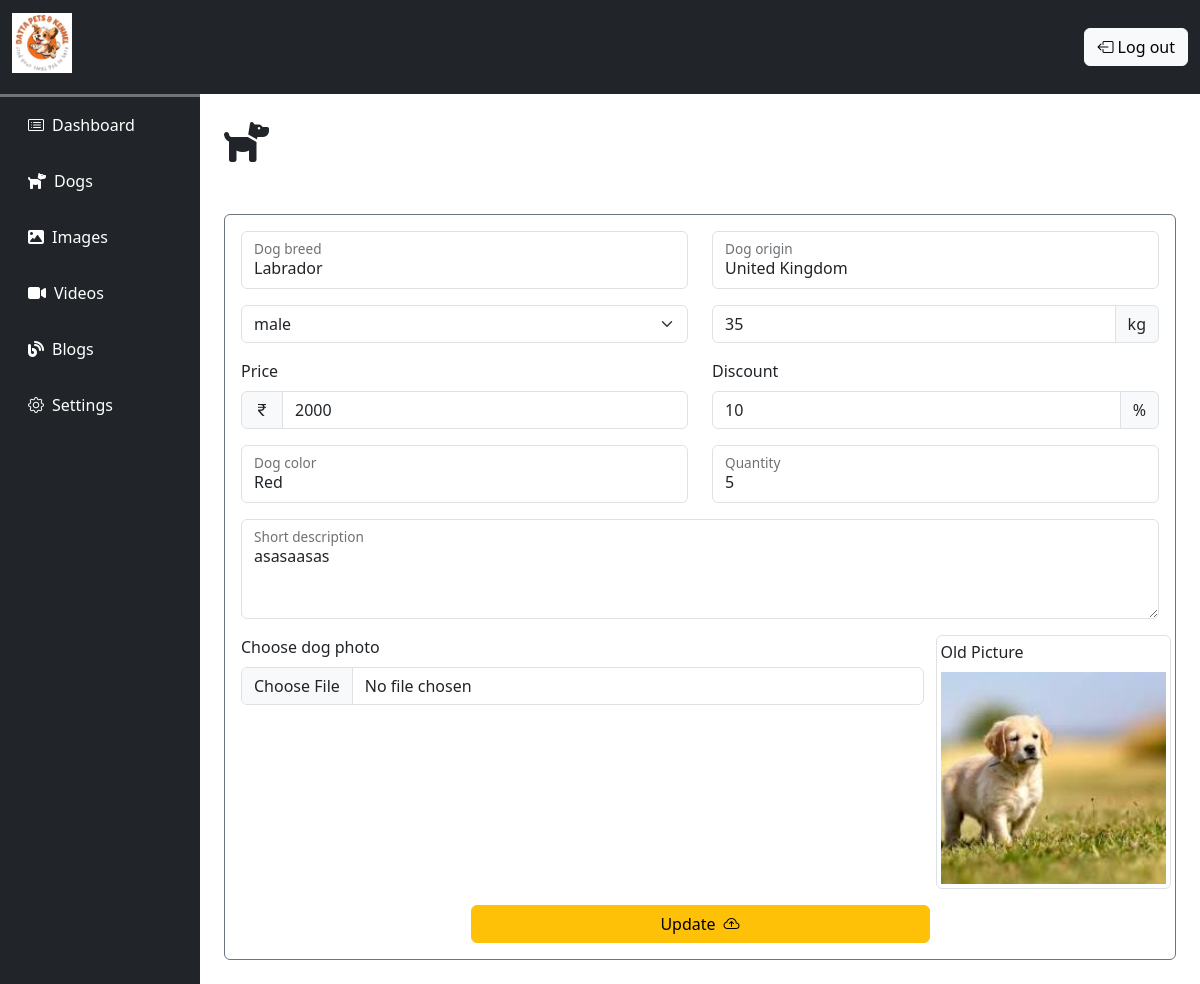
The page /admin/edit_dog.php?id=5 (signed in) on the database its author committed.
### tables this page shows
CREATE TABLE `dogs` (
  `id` int(11) NOT NULL,
  `breed` varchar(25) NOT NULL,
  `description` varchar(500) NOT NULL,
  `origin` varchar(25) NOT NULL,
  `price` int(11) NOT NULL,
  `waight` varchar(25) NOT NULL,
  `color` varchar(25) NOT NULL,
  `sex` varchar(25) NOT NULL,
  `image` varchar(255) NOT NULL,
  `discount` int(11) NOT NULL,
  `quantity` int(11) NOT NULL,
  `date&time` timestamp NOT NULL DEFAULT current_timestamp() ON UPDATE current_timestamp()
);

### admin/edit_dog.php (the view, shortened to what this page needs)
<?php
    include "../database/connection.php";
    $dogId = $_GET["id"];
    $sql = "SELECT * FROM `dogs` WHERE id='$dogId'";
    $result = mysqli_query($conn, $sql);
    $display = mysqli_fetch_array($result);
?>
<!DOCTYPE html>
<html lang="en">
<head>
    <?php include "./components/links.php" ?>
</head>
<body>
    <?php include "./components/navbar.php" ?>
    <div class="container-fluid">
        <div class="row">
            <div class="col-lg-10 ms-auto overflow-hidden p-4" id="admin-content">
                <h1><i class="fa-solid fa-dog me-2"></i></h1>
                <form id="UpdateDog" method="POST" class="w-100 mx-auto mt-5 border border-1 border-secondary rounded p-3" enctype="multipart/form-data">
                    <div class="row">
                        <div class="col-6">
                            <div class="form-floating mb-3">
                                <input type="text" value="<?php echo $display["breed"]; ?>" name="name" class="form-control shadow-none" id="floatingInput" placeholder="name@example.com" required>
                                <label for="floatingInput">Dog breed</label>
                            </div>
                        </div>
                        <div class="col-6">
                            <div class="form-floating mb-3">
                                <input type="text" value="<?php echo $display["origin"]; ?>" name="origin" class="form-control shadow-none" id="floatingInput" placeholder="name@example.com">
                                <label for="floatingInput">Dog origin</label>
                            </div>
                        </div>
                        <div class="col-6">
                            <select name="sex" class="form-select form-select shadow-none" aria-label="Small select example" required>
                                <option selected value="<?php echo $display["sex"]; ?>"><?php echo $display["sex"]; ?></option>
                            </select>
                        </div>
                        <div class="col-6">
                            <div class="input-group mb-3">
                                <input type="text" value="<?php echo $display["waight"]; ?>" name="weight" class="form-control shadow-none" aria-label="Amount (to the nearest dollar)" placeholder="Weight" required>
                                <span class="input-group-text">kg</span>
                            </div>
                        </div>
                        <div class="col-6">
                            <label for="price" class="form-label">Price</label>
                            <div class="input-group mb-3">
                                <span class="input-group-text"><i class="bi bi-currency-rupee"></i></span>
                                <input type="text" value="<?php echo $display["price"]; ?>" name="price" class="form-control shadow-none" aria-label="Amount (to the nearest dollar)" required>
                            </div>
                        </div>
                        <div class="col-6">
                            <label for="price" class="form-label">Discount</label>
                            <div class="input-group mb-3">
                                <input type="text" value="<?php echo $display["discount"]; ?>" name="discount" class="form-control shadow-none" aria-label="Amount (to the nearest dollar)">
                                <span class="input-group-text">%</span>
                            </div>
                        </div>
                        <div class="col-6">
                            <div class="form-floating mb-3">
                                <input type="text" value="<?php echo $display["color"]; ?>" name="color" class="form-control shadow-none" id="floatingInput" placeholder="name@example.com" required>
                                <label for="floatingInput">Dog color</label>
                            </div>
                        </div>
                        <div class="col-6">
                            <div class="form-floating mb-3">
                                <input type="text" value="<?php echo $display["quantity"]; ?>" name="quantity" class="form-control shadow-none" id="floatingInput" placeholder="name@example.com" required>
                                <label for="floatingInput">Quantity</label>
                            </div>
                        </div>
                        <div class="col-12">
                            <div class="form-floating">
                                <textarea name="description" class="form-control shadow-none" placeholder="Leave a comment here" id="floatingTextarea2" style="height: 100px" required><?php echo $display["description"]; ?></textarea>
                                <label for="floatingTextarea2">Short description</label>
                            </div>
                        </div>
                        <div class="col-12 mt-3">
                            <div class="row">
                                <div class="col-lg-9">
                                    <div class="mb-3">
                                        <label for="formFile" class="form-label">Choose dog photo</label>
                                        <input name="dogImageFile" class="form-control shadow-none" type="file" id="formFile">
                                    </div>
                                </div>
                                <div class="col-lg-3 border border-1 p-1 rounded">
                                    <p class="text-dark mb-2">Old Picture</p>
                                    <img src="../<?php echo $display["image"]; ?>" alt="IMG" class="w-100">
                                </div>
                            </div>
                        </div>
                    </div>
                    <div class="submit-btn text-center mt-3">
                        <button type="submit" class="btn btn-warning w-50 update-btn">Update<i class="bi bi-cloud-arrow-up ms-2"></i></button>
                    </div>
                </form>
            </div>
        </div>
    </div>
</body>
</html>

### css/admin.css (style rules this page uses)
* { margin: 0; padding: 0; }

### css/utiles.css (style rules this page uses)
:root { --primary: #E88D67; }

### rows shown on the page
dogs: name "Labrador", origin "United Kingdom", sex "male", weight "35", price "2000", discount "10", color "Red", quantity "5", description "asasaasas", image (picture)
